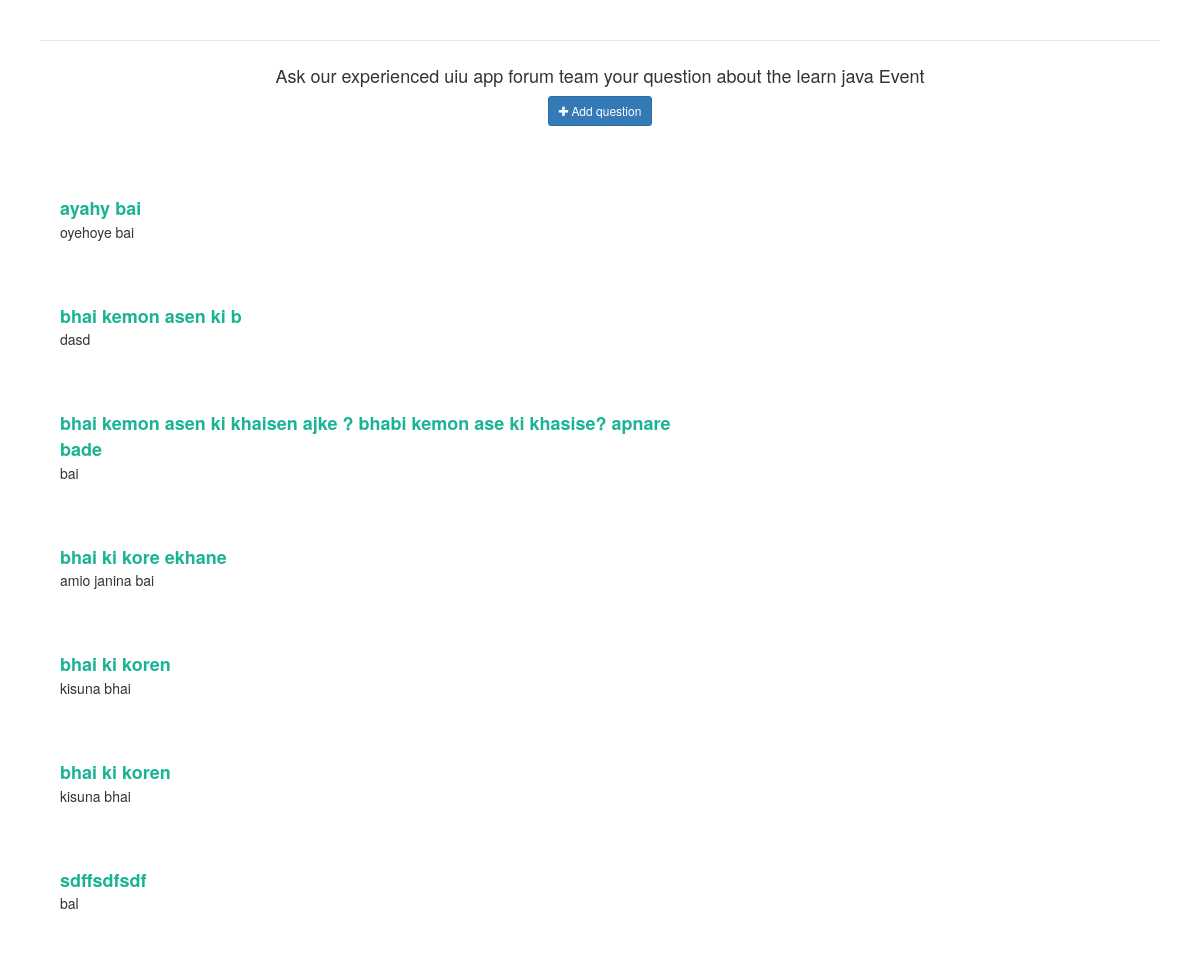
Page /Faqs.php?eid=1 on the committed database.
### tables this page shows
CREATE TABLE `events` (
  `EventID` int(11) NOT NULL,
  `EventName` varchar(100) NOT NULL,
  `EventDescription` varchar(500) NOT NULL,
  `EventGuest` varchar(500) NOT NULL,
  `EventBudget` varchar(50) NOT NULL,
  `EventFileBanner` varchar(100) DEFAULT NULL,
  `EventFileBadge` varchar(100) DEFAULT NULL,
  `ShortDescription` varchar(100) DEFAULT NULL,
  `OrganizerID` int(11) DEFAULT NULL
);

CREATE TABLE `organizer` (
  `OrganizerID` int(11) NOT NULL,
  `OrganizerName` varchar(100) NOT NULL,
  `OrganizerEmail` varchar(50) NOT NULL,
  `OrganizerContactNumber` varchar(20) NOT NULL,
  `OrganizerFileLogo` varchar(100) DEFAULT NULL,
  `OrganizerDescription` varchar(500) NOT NULL,
  `OrganizerPass` varchar(100) DEFAULT NULL
);

CREATE TABLE `qa` (
  `EventID` int(11) NOT NULL,
  `qus` varchar(100) NOT NULL,
  `ans` varchar(100) DEFAULT NULL,
  `StudentID` int(11) NOT NULL,
  `StudentEmail` varchar(100) DEFAULT NULL
);

### Faqs.php (the view, shortened to what this page needs)
<?php
    $servername = 'localhost';
    $username = 'root';
    $password = '';
    $database = 'eventadministration';
    $conn = mysqli_connect($servername,$username,$password,$database);
   $eid = $_GET['eid'];
 ?>
<!DOCTYPE html>
<html lang="en">
  <head>
    <link
      href="https://netdna.bootstrapcdn.com/bootstrap/3.3.6/css/bootstrap.min.css"
      rel="stylesheet"
    />
  </head>
  <body>
    <link
      href="https://maxcdn.bootstrapcdn.com/font-awesome/4.3.0/css/font-awesome.min.css"
      rel="stylesheet"
    />
    <div class="container">
      <div class="row">
        <div class="col-md-12">
          <div class="wrapper wrapper-content animated fadeInRight">
            <div class="ibox-content m-b-sm border-bottom">
              <div class="text-center p-lg">
                <h4>
                <?php
$query = "SELECT *
FROM events JOIN organizer on events.OrganizerID=organizer.OrganizerID
where EventID=$eid";
$result2 = mysqli_query($conn,$query);
  if(mysqli_num_rows($result2) > 0)
  {
  while($row = mysqli_fetch_assoc($result2)){
   echo '<p>Ask our experienced '. $row["OrganizerName"] .' team your question about the '. $row["EventName"] .' Event </p>';
  }
}
?>
                <button
                  title="Ask your question"
                  class="btn btn-primary btn-sm"
                  data-toggle="modal"
                  data-target="#exampleModal"
                >
                  <i class="fa fa-plus"></i>
                  <span class="bold">Add question</span>
                </button>
              </div>
            </div>
<br>
 <?php
   $sql = "SELECT * FROM `qa` where EventID = '$eid' and ans is not null";
   $result = mysqli_query($conn,$sql);
   if(mysqli_num_rows($result) > 0)
   {
   while($row = mysqli_fetch_assoc($result)){
        echo "<div class='faq-item'>
        <div class='row'>
          <div class='col-md-7'>
            <a data-toggle='collapse'  class='faq-question'
              >". $row['qus'] ."</a
            >
            <medium
              >". $row['ans'] ."</medium>
          </div>
        </div>
      </div>
      <br>";
   }
}
 ?>
          </div>
        </div>
      </div>
    </div>
  </body>
</html>

### Faqs.php (style rules this page uses)
body { margin-top: 20px; background: url("img/prev.jpg"); }
.m-b-sm { margin-bottom: 10px; }
.faq-item { padding: 20px; margin-bottom: 2px; background: #fff; }
.faq-question { font-size: 18px; font-weight: 600; color: #1ab394; display: block; }
.ibox-content { background-color: #ffffff; color: inherit; padding: 15px 20px 20px 20px; border-color: #e7eaec; border-image: none; border-style: solid solid none; border-width: 1px 0; }
.wrapper { padding: 0 20px; }
.wrapper-content { padding: 20px 10px 40px; }

### rows in the picture
events: OrganizerID.OrganizerName "uiu app forum", EventName "learn java"
qa: qus "ayahy bai", ans "oyehoye bai"
qa: qus "bhai kemon asen ki b", ans "dasd"
qa: qus "bhai kemon asen ki khaisen ajke ? bhabi kemon ase ki khasise? apnare bade", ans "bai"
qa: qus "bhai ki kore ekhane", ans "amio janina bai"
qa: qus "bhai ki koren", ans "kisuna bhai"
qa: qus "bhai ki koren", ans "kisuna bhai"
qa: qus "sdffsdfsdf", ans "bal"
